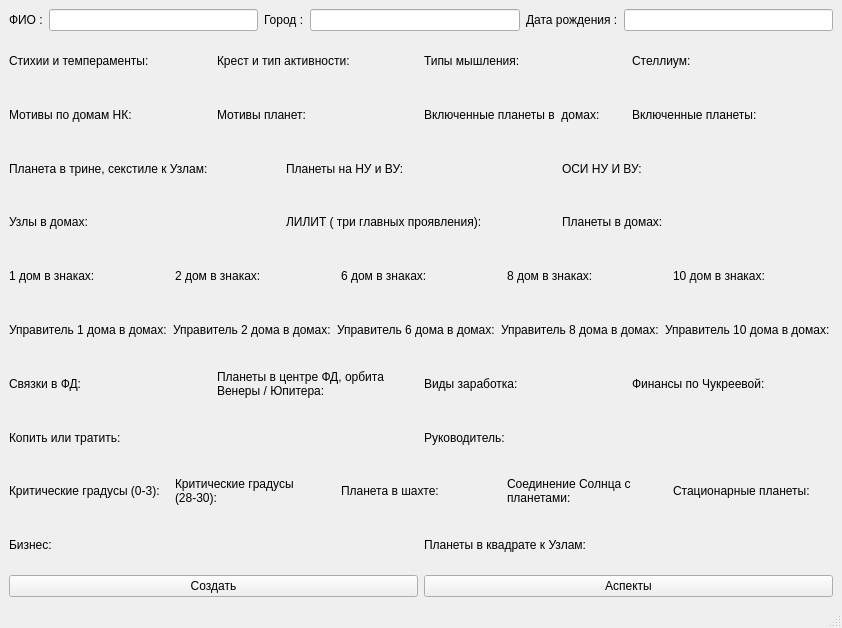
<?xml version="1.0" encoding="UTF-8"?>
<ui version="4.0">
 <class>MainWindow</class>
 <widget class="QMainWindow" name="MainWindow">
  <property name="enabled">
   <bool>true</bool>
  </property>
  <property name="geometry">
   <rect>
    <x>0</x>
    <y>0</y>
    <width>801</width>
    <height>628</height>
   </rect>
  </property>
  <property name="minimumSize">
   <size>
    <width>0</width>
    <height>0</height>
   </size>
  </property>
  <property name="maximumSize">
   <size>
    <width>1222</width>
    <height>1222</height>
   </size>
  </property>
  <property name="windowTitle">
   <string>Astrology</string>
  </property>
  <widget class="QWidget" name="centralwidget">
   <layout class="QGridLayout" name="gridLayout">
    <item row="0" column="0">
     <layout class="QHBoxLayout" name="horizontalLayout_3">
      <item>
       <widget class="QLabel" name="label">
        <property name="text">
         <string>ФИО :</string>
        </property>
       </widget>
      </item>
      <item>
       <widget class="QLineEdit" name="lineEdit"/>
      </item>
      <item>
       <widget class="QLabel" name="label_2">
        <property name="text">
         <string>Город :</string>
        </property>
       </widget>
      </item>
      <item>
       <widget class="QLineEdit" name="lineEdit_2"/>
      </item>
      <item>
       <widget class="QLabel" name="label_3">
        <property name="text">
         <string>Дата рождения :</string>
        </property>
       </widget>
      </item>
      <item>
       <widget class="QLineEdit" name="lineEdit_3"/>
      </item>
     </layout>
    </item>
    <item row="1" column="0">
     <layout class="QHBoxLayout" name="horizontalLayout_13">
      <item>
       <widget class="QLabel" name="label_4">
        <property name="text">
         <string>Стихии и темпераменты:</string>
        </property>
       </widget>
      </item>
      <item>
       <widget class="QLabel" name="label_5">
        <property name="text">
         <string>Крест и тип активности:</string>
        </property>
       </widget>
      </item>
      <item>
       <widget class="QLabel" name="label_6">
        <property name="text">
         <string>Типы мышления:</string>
        </property>
       </widget>
      </item>
      <item>
       <widget class="QLabel" name="label_7">
        <property name="text">
         <string>Стеллиум:</string>
        </property>
       </widget>
      </item>
     </layout>
    </item>
    <item row="2" column="0">
     <layout class="QHBoxLayout" name="horizontalLayout"/>
    </item>
    <item row="3" column="0">
     <layout class="QHBoxLayout" name="horizontalLayout_14">
      <item>
       <widget class="QLabel" name="label_9">
        <property name="text">
         <string>Мотивы по домам НК:</string>
        </property>
       </widget>
      </item>
      <item>
       <widget class="QLabel" name="label_8">
        <property name="text">
         <string>Мотивы планет:</string>
        </property>
       </widget>
      </item>
      <item>
       <widget class="QLabel" name="label_10">
        <property name="text">
         <string>Включенные планеты в  домах:</string>
        </property>
       </widget>
      </item>
      <item>
       <widget class="QLabel" name="label_11">
        <property name="text">
         <string>Включенные планеты: </string>
        </property>
       </widget>
      </item>
     </layout>
    </item>
    <item row="4" column="0">
     <layout class="QHBoxLayout" name="horizontalLayout_2"/>
    </item>
    <item row="5" column="0">
     <layout class="QHBoxLayout" name="horizontalLayout_15">
      <item>
       <widget class="QLabel" name="label_12">
        <property name="text">
         <string>Планета в трине, секстиле к Узлам:</string>
        </property>
       </widget>
      </item>
      <item>
       <widget class="QLabel" name="label_13">
        <property name="text">
         <string>Планеты на НУ и ВУ:</string>
        </property>
       </widget>
      </item>
      <item>
       <widget class="QLabel" name="label_14">
        <property name="text">
         <string>ОСИ НУ И ВУ:</string>
        </property>
       </widget>
      </item>
     </layout>
    </item>
    <item row="6" column="0">
     <layout class="QHBoxLayout" name="horizontalLayout_4"/>
    </item>
    <item row="7" column="0">
     <layout class="QHBoxLayout" name="horizontalLayout_16">
      <item>
       <widget class="QLabel" name="label_15">
        <property name="text">
         <string>Узлы в домах:</string>
        </property>
       </widget>
      </item>
      <item>
       <widget class="QLabel" name="label_16">
        <property name="text">
         <string>ЛИЛИТ ( три главных проявления):</string>
        </property>
       </widget>
      </item>
      <item>
       <widget class="QLabel" name="label_17">
        <property name="text">
         <string>Планеты в домах:</string>
        </property>
       </widget>
      </item>
     </layout>
    </item>
    <item row="8" column="0">
     <layout class="QHBoxLayout" name="horizontalLayout_5"/>
    </item>
    <item row="9" column="0">
     <layout class="QHBoxLayout" name="horizontalLayout_17">
      <item>
       <widget class="QLabel" name="label_18">
        <property name="text">
         <string>1 дом в знаках:</string>
        </property>
       </widget>
      </item>
      <item>
       <widget class="QLabel" name="label_19">
        <property name="text">
         <string>2 дом в знаках:</string>
        </property>
       </widget>
      </item>
      <item>
       <widget class="QLabel" name="label_20">
        <property name="text">
         <string>6 дом в знаках:</string>
        </property>
       </widget>
      </item>
      <item>
       <widget class="QLabel" name="label_21">
        <property name="text">
         <string>8 дом в знаках:</string>
        </property>
       </widget>
      </item>
      <item>
       <widget class="QLabel" name="label_22">
        <property name="text">
         <string>10 дом в знаках: </string>
        </property>
       </widget>
      </item>
     </layout>
    </item>
    <item row="10" column="0">
     <layout class="QHBoxLayout" name="horizontalLayout_6"/>
    </item>
    <item row="11" column="0">
     <layout class="QHBoxLayout" name="horizontalLayout_18">
      <item>
       <widget class="QLabel" name="label_23">
        <property name="text">
         <string>Управитель 1 дома в домах:</string>
        </property>
       </widget>
      </item>
      <item>
       <widget class="QLabel" name="label_24">
        <property name="text">
         <string>Управитель 2 дома в домах:</string>
        </property>
       </widget>
      </item>
      <item>
       <widget class="QLabel" name="label_25">
        <property name="text">
         <string>Управитель 6 дома в домах:</string>
        </property>
       </widget>
      </item>
      <item>
       <widget class="QLabel" name="label_26">
        <property name="text">
         <string>Управитель 8 дома в домах:</string>
        </property>
       </widget>
      </item>
      <item>
       <widget class="QLabel" name="label_27">
        <property name="text">
         <string>Управитель 10 дома в домах: </string>
        </property>
       </widget>
      </item>
     </layout>
    </item>
    <item row="12" column="0">
     <layout class="QHBoxLayout" name="horizontalLayout_7"/>
    </item>
    <item row="13" column="0">
     <layout class="QHBoxLayout" name="horizontalLayout_19">
      <item>
       <widget class="QLabel" name="label_28">
        <property name="text">
         <string>Связки в ФД:</string>
        </property>
       </widget>
      </item>
      <item>
       <widget class="QLabel" name="label_29">
        <property name="text">
         <string>Планеты в центре ФД, орбита Венеры / Юпитера:</string>
        </property>
        <property name="wordWrap">
         <bool>true</bool>
        </property>
       </widget>
      </item>
      <item>
       <widget class="QLabel" name="label_30">
        <property name="text">
         <string>Виды заработка:</string>
        </property>
       </widget>
      </item>
      <item>
       <widget class="QLabel" name="label_31">
        <property name="text">
         <string>Финансы по Чукреевой:</string>
        </property>
        <property name="wordWrap">
         <bool>true</bool>
        </property>
       </widget>
      </item>
     </layout>
    </item>
    <item row="14" column="0">
     <layout class="QHBoxLayout" name="horizontalLayout_8"/>
    </item>
    <item row="15" column="0">
     <layout class="QHBoxLayout" name="horizontalLayout_20">
      <item>
       <widget class="QLabel" name="label_32">
        <property name="text">
         <string>Копить или тратить:</string>
        </property>
       </widget>
      </item>
      <item>
       <widget class="QLabel" name="label_33">
        <property name="text">
         <string>Руководитель:</string>
        </property>
       </widget>
      </item>
     </layout>
    </item>
    <item row="16" column="0">
     <layout class="QHBoxLayout" name="horizontalLayout_9"/>
    </item>
    <item row="17" column="0">
     <layout class="QHBoxLayout" name="horizontalLayout_21">
      <item>
       <widget class="QLabel" name="label_35">
        <property name="text">
         <string>Критические градусы (0-3):</string>
        </property>
       </widget>
      </item>
      <item>
       <widget class="QLabel" name="label_36">
        <property name="text">
         <string>Критические градусы (28-30):</string>
        </property>
        <property name="wordWrap">
         <bool>true</bool>
        </property>
       </widget>
      </item>
      <item>
       <widget class="QLabel" name="label_37">
        <property name="text">
         <string>Планета в шахте:</string>
        </property>
       </widget>
      </item>
      <item>
       <widget class="QLabel" name="label_38">
        <property name="text">
         <string>Соединение Солнца с планетами:</string>
        </property>
        <property name="wordWrap">
         <bool>true</bool>
        </property>
       </widget>
      </item>
      <item>
       <widget class="QLabel" name="label_39">
        <property name="text">
         <string>Стационарные планеты:</string>
        </property>
       </widget>
      </item>
     </layout>
    </item>
    <item row="18" column="0">
     <layout class="QHBoxLayout" name="horizontalLayout_10"/>
    </item>
    <item row="19" column="0">
     <layout class="QHBoxLayout" name="horizontalLayout_22">
      <item>
       <widget class="QLabel" name="label_34">
        <property name="text">
         <string>Бизнес:</string>
        </property>
       </widget>
      </item>
      <item>
       <widget class="QLabel" name="label_40">
        <property name="text">
         <string>Планеты в квадрате к Узлам:</string>
        </property>
       </widget>
      </item>
     </layout>
    </item>
    <item row="20" column="0">
     <layout class="QHBoxLayout" name="horizontalLayout_11"/>
    </item>
    <item row="21" column="0">
     <layout class="QHBoxLayout" name="horizontalLayout_12">
      <item>
       <widget class="QPushButton" name="pushButton">
        <property name="text">
         <string>Создать</string>
        </property>
       </widget>
      </item>
      <item>
       <widget class="QPushButton" name="pushButton_2">
        <property name="text">
         <string>Аспекты</string>
        </property>
       </widget>
      </item>
     </layout>
    </item>
   </layout>
  </widget>
  <widget class="QStatusBar" name="statusbar"/>
 </widget>
 <resources/>
 <connections/>
</ui>
